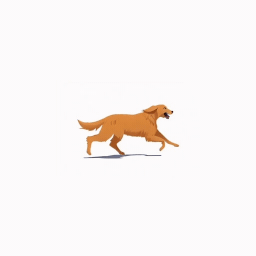
#> input picture dog.gif, 256 x 256 px
$ python -i make_art_oo.py   (imports and definitions only)
#> lines starting #> are read from the running program, lines starting #| are printed output that depends on the picture
#this project requires Pillow installation: https://pillow.readthedocs.io/en/stable/installation.html
#code credit goes to: https://www.hackerearth.com/practice/notes/beautiful-python-a-simple-ascii-art-generator-from-images/
#code modified to work with Python 3 by @aneagoie

import os
import sys
from PIL import Image

# Global Variables
OUT_FILE_PATH = "./output_images/"

ASCII_CHARS = [ '#', '?', '%', '.', 'S', '+', '.', '*', ':', ',', '@']

HELP_MSG = """
Usage  : python community-version.py [option] [input_file]
Options:
         no options will run the default ASCII_CHARS
    -r   reverse the ASCII_CHARS
    -s   save the output to file (by default the output file is [input_file]_output.txt)
    -rs  save the reversed output to file
"""

FILE_ERROR_MSG = """
File type of [input_file] not valid, please make sure it is of type PNG.
"""


class ConvertImageToASCII():

    def __init__(self, file_path=None, option='-c'):
        ''' Default file_path is None and option to use is -c '''
        self.image_file_path = file_path
        self.option = option

    def scale_image(self, image, new_width=100):
        """Resizes an image preserving the aspect ratio.
        """
        (original_width, original_height) = image.size
        aspect_ratio = original_height/float(original_width)
        new_height = int(aspect_ratio * new_width)
        new_image = image.resize((new_width, new_height))
        return new_image

    def convert_to_grayscale(self, image):
        return image.convert('L')

    # [11 lines left out: function map_pixels_to_ascii_chars, not called in this run]

    def convert_image_to_ascii(self, image, new_width=100):
        image = self.scale_image(image)
        image = self.convert_to_grayscale(image)

        pixels_to_chars = self.map_pixels_to_ascii_chars(image)
        len_pixels_to_chars = len(pixels_to_chars)

        image_ascii = [pixels_to_chars[index: index + new_width] for index in
                range(0, len_pixels_to_chars, new_width)]
        return "\n".join(image_ascii)

    def map_option_to_convert(self, image):
        ''' Make to appropriate option provided to convert image '''
        converted_image = self._defaultConversion(image)
        if 'r' in self.option:
            converted_image = self._reverseASCIIConversion(image)
        if 's' in self.option:
            self._saveConvertedImage(converted_image)
        return converted_image

    def _defaultConversion(self, image):
        default_ascii_image = self.convert_image_to_ascii(image)
        return default_ascii_image

    def _reverseASCIIConversion(self, image):
        ''' Make method to convert image with reverse ASCII charactes '''
        return self.convert_image_to_ascii(image)   # replace this with your reversed ascii image conversion

    # [59 lines left out: functions _createOutFilePath, _saveConvertedImage, handle_image_conversion, check_file, get_cli_input, not called in this run]


# [8 lines not run here, left out]

>>> import cv2
>>> picture = cv2.imread('../dog.gif', cv2.IMREAD_GRAYSCALE)
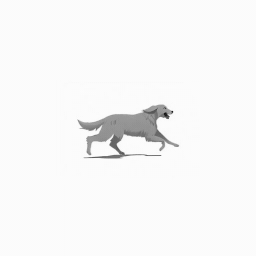
#> picture: shape (256, 256); min 19, max 253, mean 247.5
>>> result = ConvertImageToASCII().map_option_to_convert(picture)
#> (the run stopped early here; a loop or call above may not have finished)
